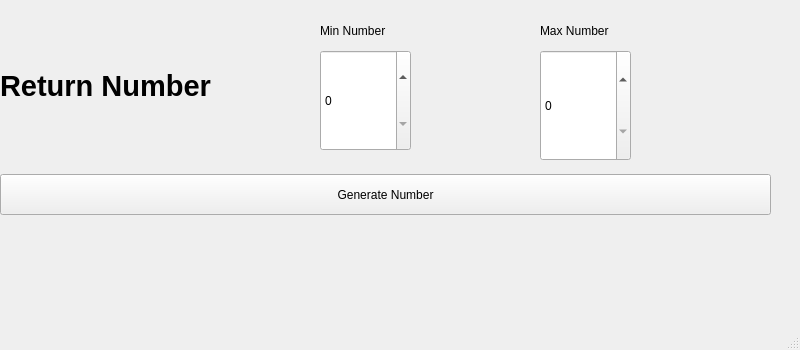
<?xml version="1.0" encoding="UTF-8"?>
<ui version="4.0">
 <class>MainWindow</class>
 <widget class="QMainWindow" name="MainWindow">
  <property name="geometry">
   <rect>
    <x>0</x>
    <y>0</y>
    <width>800</width>
    <height>350</height>
   </rect>
  </property>
  <property name="windowTitle">
   <string>MainWindow</string>
  </property>
  <widget class="QWidget" name="centralwidget">
   <widget class="QWidget" name="widget" native="true">
    <property name="geometry">
     <rect>
      <x>0</x>
      <y>10</y>
      <width>791</width>
      <height>211</height>
     </rect>
    </property>
    <property name="sizePolicy">
     <sizepolicy hsizetype="Minimum" vsizetype="Minimum">
      <horstretch>100</horstretch>
      <verstretch>100</verstretch>
     </sizepolicy>
    </property>
    <widget class="QLabel" name="ReturnNumber">
     <property name="geometry">
      <rect>
       <x>0</x>
       <y>0</y>
       <width>301</width>
       <height>151</height>
      </rect>
     </property>
     <property name="sizePolicy">
      <sizepolicy hsizetype="Minimum" vsizetype="Minimum">
       <horstretch>0</horstretch>
       <verstretch>0</verstretch>
      </sizepolicy>
     </property>
     <property name="font">
      <font>
       <family>Segoe UI</family>
       <pointsize>22</pointsize>
       <weight>75</weight>
       <bold>true</bold>
      </font>
     </property>
     <property name="text">
      <string>Return Number</string>
     </property>
    </widget>
    <widget class="QPushButton" name="Generate">
     <property name="geometry">
      <rect>
       <x>0</x>
       <y>164</y>
       <width>771</width>
       <height>41</height>
      </rect>
     </property>
     <property name="text">
      <string>Generate Number</string>
     </property>
    </widget>
    <widget class="QSpinBox" name="MinNum">
     <property name="geometry">
      <rect>
       <x>320</x>
       <y>40</y>
       <width>91</width>
       <height>101</height>
      </rect>
     </property>
     <property name="sizePolicy">
      <sizepolicy hsizetype="Maximum" vsizetype="Maximum">
       <horstretch>0</horstretch>
       <verstretch>0</verstretch>
      </sizepolicy>
     </property>
    </widget>
    <widget class="QSpinBox" name="MaxNum">
     <property name="geometry">
      <rect>
       <x>540</x>
       <y>40</y>
       <width>91</width>
       <height>111</height>
      </rect>
     </property>
     <property name="sizePolicy">
      <sizepolicy hsizetype="Maximum" vsizetype="Maximum">
       <horstretch>0</horstretch>
       <verstretch>0</verstretch>
      </sizepolicy>
     </property>
    </widget>
    <widget class="QLabel" name="label">
     <property name="geometry">
      <rect>
       <x>320</x>
       <y>0</y>
       <width>81</width>
       <height>41</height>
      </rect>
     </property>
     <property name="text">
      <string>Min Number</string>
     </property>
    </widget>
    <widget class="QLabel" name="label_2">
     <property name="geometry">
      <rect>
       <x>540</x>
       <y>0</y>
       <width>101</width>
       <height>41</height>
      </rect>
     </property>
     <property name="text">
      <string>Max Number</string>
     </property>
    </widget>
   </widget>
  </widget>
  <widget class="QMenuBar" name="menubar">
   <property name="geometry">
    <rect>
     <x>0</x>
     <y>0</y>
     <width>800</width>
     <height>25</height>
    </rect>
   </property>
  </widget>
  <widget class="QStatusBar" name="statusbar"/>
 </widget>
 <resources/>
 <connections>
  <connection>
   <sender>Generate</sender>
   <signal>clicked()</signal>
   <receiver>MainWindow</receiver>
   <slot>raise()</slot>
   <hints>
    <hint type="sourcelabel">
     <x>385</x>
     <y>219</y>
    </hint>
    <hint type="destinationlabel">
     <x>399</x>
     <y>174</y>
    </hint>
   </hints>
  </connection>
 </connections>
</ui>
